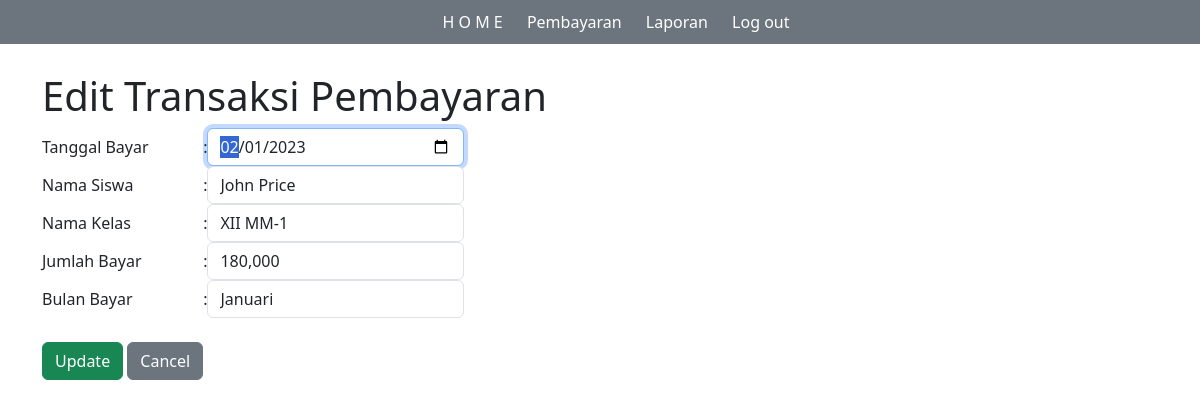
Screenshot of /PembayaranSPPSekolah/pembayaran-edit.php?id_pembayaran=83 with the database file from the repository.
### tables this page shows
CREATE TABLE `tb_pembayaran` (
  `id_pembayaran` int(11) NOT NULL,
  `id_petugas` int(11) NOT NULL,
  `nisn` varchar(15) NOT NULL,
  `tgl_bayar` date NOT NULL,
  `bulan_bayar` varchar(2) NOT NULL,
  `jumlah_bayar` int(11) NOT NULL,
  `id_spp` int(11) NOT NULL
);

CREATE TABLE `tb_siswa` (
  `nisn` varchar(15) NOT NULL,
  `nis` varchar(15) NOT NULL,
  `nama` varchar(100) NOT NULL,
  `id_kelas` int(3) NOT NULL,
  `jenis_kelamin` enum('Laki-Laki','Perempuan') NOT NULL,
  `alamat` text NOT NULL,
  `no_telp` varchar(12) NOT NULL,
  `id_spp` int(11) NOT NULL,
  `token` text DEFAULT NULL,
  `total_bayar` int(11) NOT NULL
);

CREATE TABLE `tb_kelas` (
  `id_kelas` int(3) NOT NULL,
  `nama_kelas` varchar(15) NOT NULL,
  `wali_kelas` varchar(100) NOT NULL,
  `kompetensi_keahlian` text NOT NULL
);

CREATE TABLE `tb_spp` (
  `id_spp` int(11) NOT NULL,
  `tahun` int(4) NOT NULL,
  `nominal` int(11) NOT NULL
);

### PembayaranSPPSekolah/pembayaran-edit.php (the view, shortened to what this page needs)
<?php
include "koneksi.php";
$id_pembayaran = $_GET['id_pembayaran'];
$sql = "SELECT * FROM tb_pembayaran INNER JOIN tb_siswa ON tb_pembayaran.nisn = tb_siswa.nisn INNER JOIN tb_kelas on tb_siswa.id_kelas = tb_kelas.id_kelas INNER JOIN tb_spp ON tb_pembayaran.id_spp = tb_spp.id_spp WHERE tb_pembayaran.id_pembayaran = '$id_pembayaran'";
$query = mysqli_query($koneksi, $sql);
$data = mysqli_fetch_array($query);
$tgl = $data['tgl_bayar'];
$bulan_bayar = $data['bulan_bayar'];
$nama = $data['nama'];
$nama_kelas = $data['nama_kelas'];
$nominal = $data['nominal'];
?>
<!doctype html>
<html lang="en">
<head>
    <link rel="stylesheet" href="assets/css/style.css">
    <link rel="stylesheet" type="text/css" href="assets/css/bootstrap.min.css">
</head>
<body>
<?php
include "header.php";
?>
<br>
<div class="container">
    <h1 class="mt-5">Edit Transaksi Pembayaran</h1>
    <form action="pembayaran-update.php" method="post">
        <table>
            <tr>
                <td>Tanggal Bayar</td>
                <td>:</td>
                <td><input type="date" name="tgl_bayar" value="<?= $tgl; ?>" autofocus required class="form-control"></td>
            </tr>
            <tr>
                <td>Nama Siswa</td>
                <td>:</td>
                <td><input type="text" value="<?= $nama; ?>" readonly class="form-control"></td>
            </tr>
            <tr>
                <td>Nama Kelas</td>
                <td>:</td>
                <td><input type="text" value="<?= $nama_kelas; ?>" readonly class="form-control"></td>
            </tr>
            <tr>
                <td>Jumlah Bayar</td>
                <td>:</td>
                <td><input type="text" value="<?= number_format($nominal); ?>" readonly class="form-control"></td>
            </tr>
            <tr>
                <td>Bulan Bayar</td>
                <td>:</td>
                <td>
                    <select name="bulan_bayar" id="" required class="form-control">
                        <option value="01" <?php if ($bulan_bayar == "01"){echo "selected=selected";}?> >Januari</option>
                    </select>
                </td>
            </tr>
            <tr>
                <td><br><input type="submit" value="Update" class="btn btn-success"> <a href="pembayaran.php" class="btn btn-secondary">Cancel</a></td>
            </tr>
        </table>
    </form>
</div>
</body>
</html>

### PembayaranSPPSekolah/assets/css/style.css (style rules this page uses)
* { margin: 0; padding: 0; }

### rows the page displays
tb_pembayaran: tgl_bayar "02/01/2023", nama "John Price", nama_kelas "XII MM-1", id_spp.nominal "180,000", bulan_bayar "Januari"
